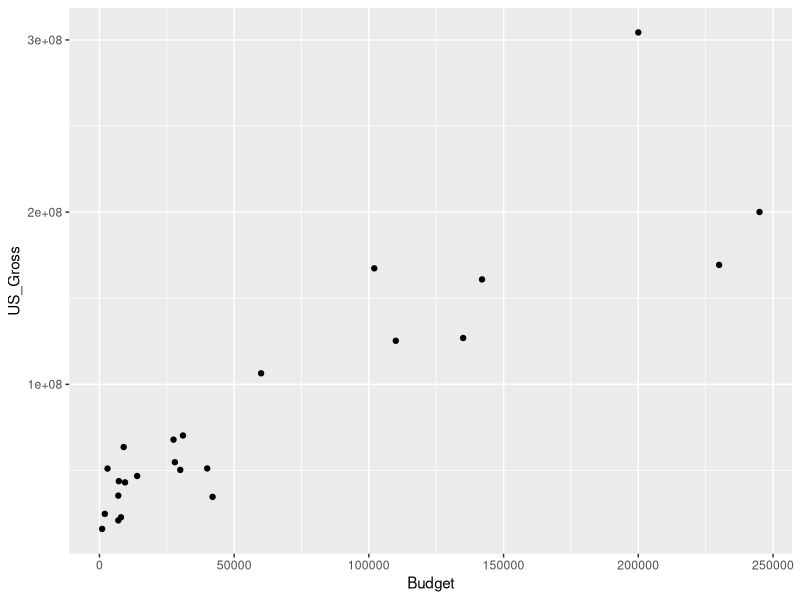
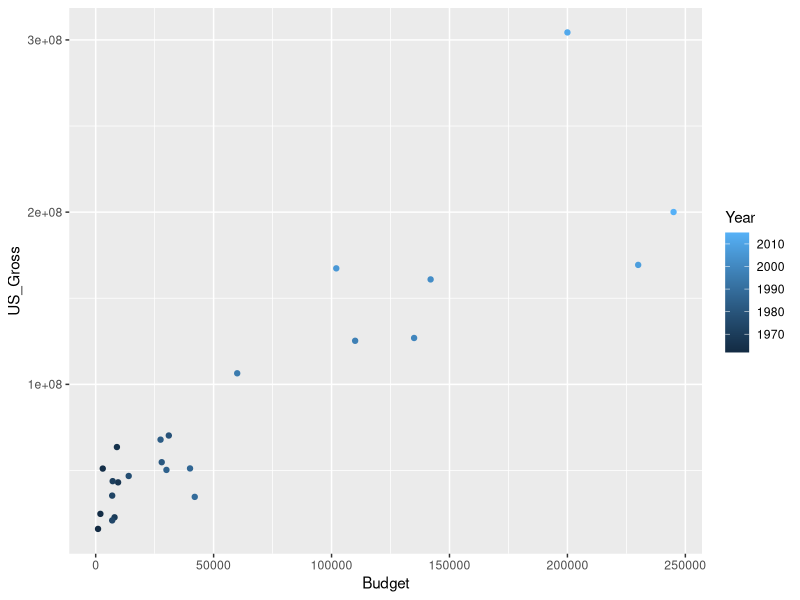
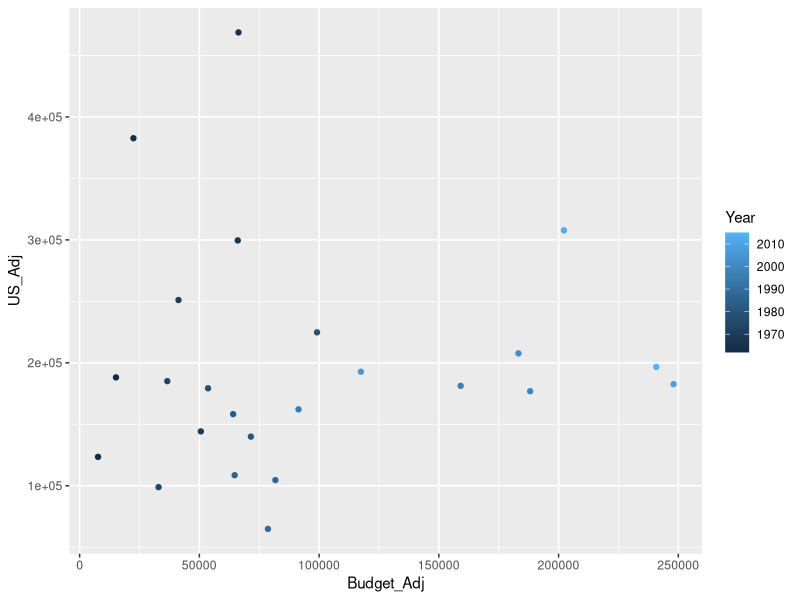
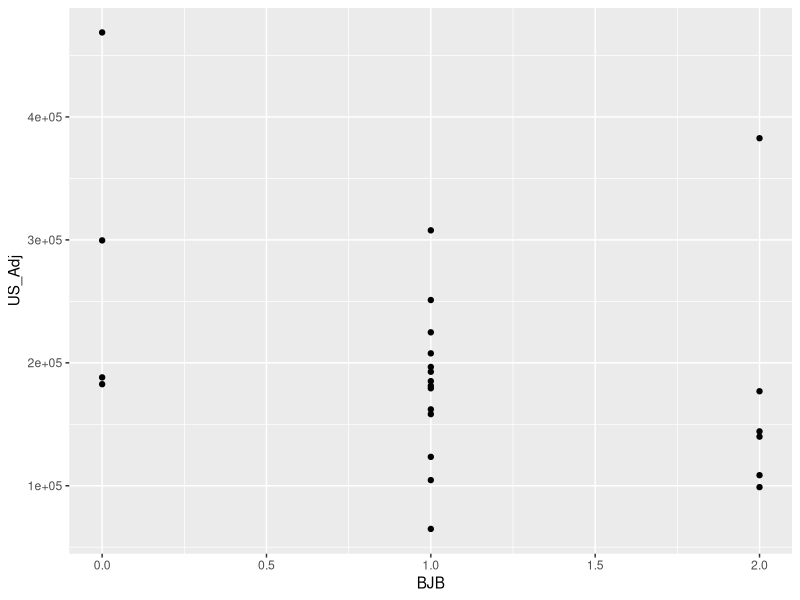

Here is the R script that generated these plots, in order:
## ---- chunk 1
#| message: false
#| echo: false
#| include: false
library(tidyverse)
bond.data <- read_csv("data/jamesbond.csv")
bond.data
## ---- chunk 2
by_profit <- bond.data |>
    select(Year, Movie, US_Gross) |>
    arrange(desc(US_Gross))
by_profit
## ---- chunk 3
ggplot(bond.data, aes(x=Budget, y=US_Gross)) +
    geom_point()
## ---- chunk 4
ggplot(bond.data, aes(x=Budget, y=US_Gross, color=Year)) +
    geom_point() +
    scale_color_continuous()
## ---- chunk 5
bond.data |> ggplot(aes(x=Budget_Adj, y=US_Adj, color=Year)) +
    geom_point() +
    scale_color_continuous()
## ---- chunk 6
bond.data |> ggplot(aes(x=BJB, y=US_Adj)) +
    geom_point() +
    scale_color_continuous()
